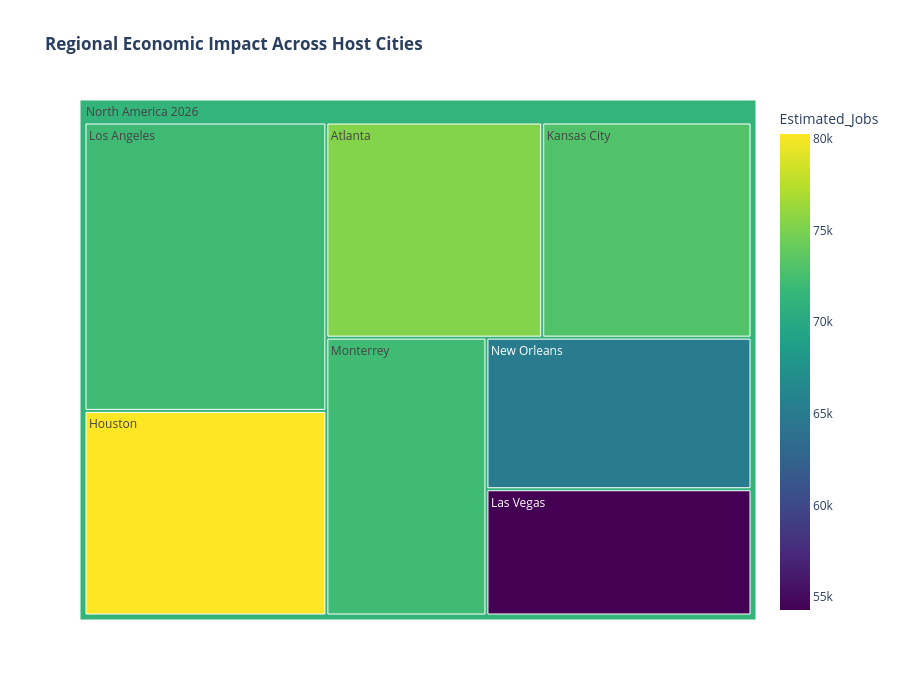

The notebook cell this image was saved under:
### Markdown cell above
## 2. Regional Economic Impact Map

### Code cell
# Prepare regional data
regional_data = cities.copy()
regional_data['Revenue_per_Job'] = (regional_data['Estimated_Revenue_Millions'] / regional_data['Estimated_Jobs']).round(3)

# Create treemap of impact
fig = px.treemap(
    regional_data,
    path=[px.Constant('North America 2026'), 'City'],
    values='Estimated_Revenue_Millions',
    color='Estimated_Jobs',
    color_continuous_scale='Viridis',
    title='<b>Regional Economic Impact Across Host Cities</b>',
    hover_data=['Estimated_Revenue_Millions', 'Estimated_Jobs', 'Revenue_per_Job']
)

fig.update_traces(
    hovertemplate=(
        '<b>%{label}</b><br>'
        'Revenue: $%{customdata[0]:,.0f}M<br>'
        'Jobs: %{customdata[1]:,.0f}<br>'
        'Revenue/Job: $%{customdata[2]:,.0f}<extra></extra>'
    )
)

fig.update_layout(
    height=700,
    template='plotly_white'
)

fig.show()
fig.write_html('../data/processed/02_regional_impact_map.html')
print("✅ Regional impact graphic saved!")

### Figure 1 — Plotly figure (JSON) as saved in the notebook; plotly's stock layout.template omitted (floating-point values rounded to 4 significant figures)
{"data": [{"branchvalues": "total", "customdata": [[647.5, 73053, "0.009"], [1003.0, 72040.0, "0.009"], [481.3, 54297, "0.009"], [711.5, 80269, "0.009"], [667.7, 75332, "0.009"], [577.6, 65170.0, "0.009"], [639.5, 72154, "0.009"], [4728.0, 71250.0, "0.009"]], "domain": {"x": [0, 1], "y": [0, 1]}, "hovertemplate": "<b>%{label}</b><br>Revenue: $%{customdata[0]:,.0f}M<br>Jobs: %{customdata[1]:,.0f}<br>Revenue/Job: $%{customdata[2]:,.0f}<extra></extra>", "ids": ["North America 2026/Kansas City", "North America 2026/Los Angeles", "North America 2026/Las Vegas", "North America 2026/Houston", "North America 2026/Atlanta", "North America 2026/New Orleans", "North America 2026/Monterrey", "North America 2026"], "labels": ["Kansas City", "Los Angeles", "Las Vegas", "Houston", "Atlanta", "New Orleans", "Monterrey", "North America 2026"], "marker": {"coloraxis": "coloraxis", "colors": [73050.0, 72040.0, 54300.0, 80270.0, 75330.0, 65170.0, 72150.0, 71250.0]}, "name": "", "parents": ["North America 2026", "North America 2026", "North America 2026", "North America 2026", "North America 2026", "North America 2026", "North America 2026", ""], "type": "treemap", "values": [647.5, 1003.0, 481.3, 711.5, 667.7, 577.6, 639.5, 4728.0]}], "layout": {"coloraxis": {"colorbar": {"title": {"text": "Estimated_Jobs"}}, "colorscale": [[0, "#440154"], [0.1111, "#482878"], [0.2222, "#3e4989"], [0.3333, "#31688e"], [0.4444, "#26828e"], [0.5556, "#1f9e89"], [0.6667, "#35b779"], [0.7778, "#6ece58"], [0.8889, "#b5de2b"], [1, "#fde725"]]}, "height": 700, "legend": {"tracegroupgap": 0}, "title": {"text": "<b>Regional Economic Impact Across Host Cities</b>"}}}
